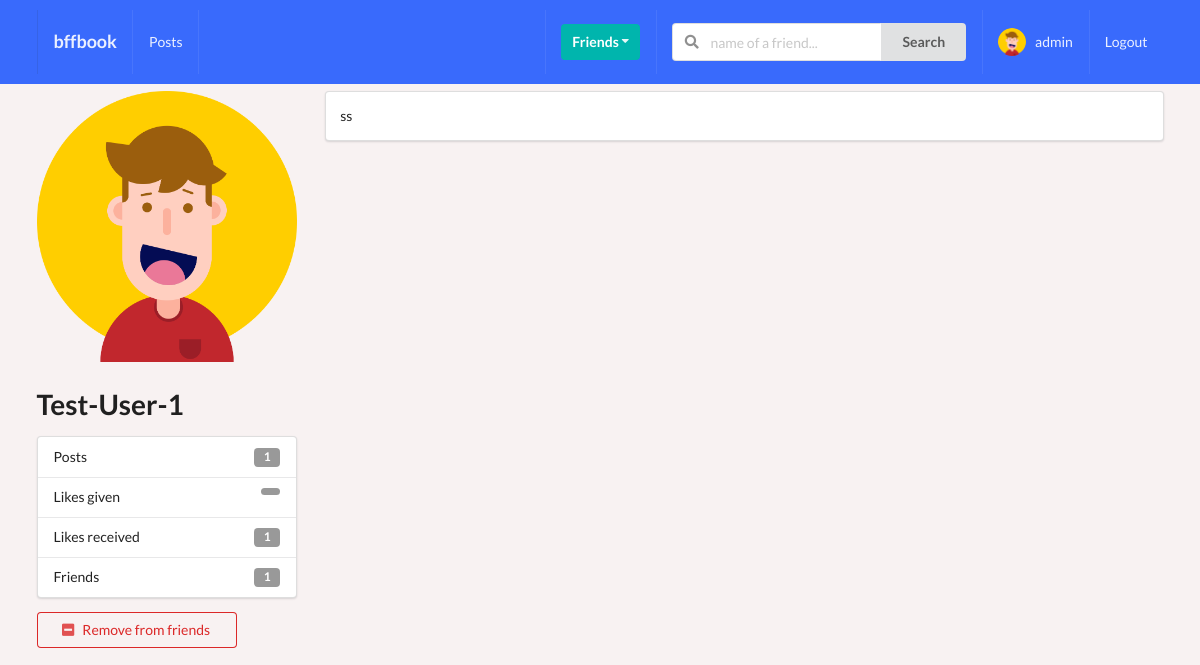
The app's page /profiles/Test-User-1/ (signed in) with its own data.
### profiles/models.py (models this page shows, shortened)
class Profile(models.Model):
    first_name = models.CharField(max_length=200, blank=True)
    last_name = models.CharField(max_length=200, blank=True)
    user = models.OneToOneField(User, on_delete=models.CASCADE)
    bio = models.TextField(default="no bio..", max_length=300)
    email = models.EmailField(max_length=200, blank=True)
    country = models.CharField(max_length=200, blank=True)
    avatar = models.ImageField(default="avatar.png", upload_to="avatars/")
    friends = models.ManyToManyField(User, blank=True, related_name="frinends")
    slug = models.SlugField(unique=True, blank=True)
    updated = models.DateTimeField(auto_now=True)
    created = models.DateTimeField(auto_now_add=True)
    objects = ProfileManager()
    def get_friends_number(self):
        return self.friends.all().count()
    def get_posts_number(self):
        return self.posts.all().count()
    def get_all_authors_posts(self):
        return self.posts.all
    def get_likes_recieved_number(self):
        posts = self.posts.all()
        total_liked = 0
        for item in posts:
            total_liked += item.likes.all().count()
        return total_liked
    __initial_first_name = None
    __initial_last_name = None
    def __init__(self, *args, **kwargs):
        super().__init__(*args, **kwargs)
        self.__initial_first_name = self.first_name
        self.__initial_last_name = self.last_name

### posts/models.py (models this page shows, shortened)
class Post(models.Model):
    content = models.TextField()
    image = models.ImageField(upload_to="posts", validators=[FileExtensionValidator(["png", "jpg", "jpeg"])],  blank=True)
    likes = models.ManyToManyField(Profile, blank=True, related_name="likes")
    updated = models.DateTimeField(auto_now=True)
    created = models.DateTimeField(auto_now_add=True)
    author = models.ForeignKey(Profile, on_delete=models.CASCADE, related_name="posts")
    class Meta:
        ordering = ("-created",)

### profiles/views.py (the view)
# urls.py: path("<slug>/", ProfilesDetail.as_view(), name="profiles-detail"),
class ProfilesDetail(LoginRequiredMixin, DetailView):
    model = profile
    template_name = "profiles/profiles-detail.html"
    def get_object(self, slug=None):
        slug = self.kwargs.get("slug")
        profile = Profile.objects.get(slug=slug)
        return profile
    def get_context_data(self, **kwargs):
        context = super().get_context_data(**kwargs)
        user = User.objects.get(username__iexact=self.request.user)
        profile = Profile.objects.get(user=user)
        relationship_reciever = Relationship.objects.filter(sender=profile)
        relationship_sender = Relationship.objects.filter(receiver=profile)
        receivers = []
        senders = []
        for item in relationship_reciever:
            receivers.append(item.receiver.user)
        for item in relationship_sender:
            senders.append(item.sender.user)
        context["receivers"] = receivers
        context["senders"] = senders
        context['posts'] = self.get_object().get_all_authors_posts()
        return context

### profiles/context_processors.py (called while the page is built)
def profile_picture(request):
    if request.user.is_authenticated:
        profile_obj = Profile.objects.get(user=request.user)
        avatar = profile_obj.avatar
        return {'avatar':avatar}
    return {}

def invatations_received_number(request):
    if request.user.is_authenticated:
        profile_obj = Profile.objects.get(user=request.user)
        queryset_count = Relationship.objects.invitations_receive(profile_obj).count()
        return {'invites_number':queryset_count}
    return {}

### profiles/models.py (called while the page is built)
    def invitations_receive(self, receiver):
        queryset = Relationship.objects.filter(receiver=receiver, status="send")
        return queryset

### profiles/templates/profiles/profiles-detail.html (shortened to what this page needs)
{% extends 'base.html' %}
{% block content %}
<div class="ui grid">
    <br>
    <div class="row">
        <div class="four wide column">
            <img class="ui medium rounded image" src={{object.avatar.url}}>
            <h1>{{object.user}}</h1>
            <div class="ui vertical fluid menu">
                <div class="item">
                    Posts
                    <div class="ui label">{{ object.get_posts_number }}</div>
                </div>
                <div class="item">
                    Likes given
                    <div class="ui label">{{ object.get_likes_given_number }}</div>
                </div>
                <div class="item">
                    Likes received
                    <div class="ui label">{{ object.get_likes_recieved_number }}</div>
                </div>
                <div class="item">
                    Friends
                    <div class="ui label">{{ object.get_friends_number }}</div>
                </div>
            </div>
            {% if request.user in object.friends.all %}
                <form action="{% url 'profiles:remove-friend' %}" method="POST">
                    <button type="submit" class="ui negative basic button mb-5 w-big"><i class="minus square icon"></i>Remove from friends</button>
                </form>
            {% endif %}
        </div>
        <div class="twelve wide column">
                {% for post in posts %}
                    <div class="segment ui fluid">
                        {{post.content}}
                    </div>
                {% endfor %}
        </div>
    </div>
</div>
{% endblock content %}

### home/templates/home/navbar.html (shortened to what this page needs)
{% url "home:home" as path_to_home %}
{% url "posts:post" as path_to_posts %}
{% url "profiles:my-profile" as path_to_my_profile %}
<div class="ui inverted menu navbar mb-7">
    <div class="ui container">
      <a href="{{path_to_home}}" class="{% if request.path == path_to_home %}active{% endif %} item">
          <h3>bffbook</h3>
      </a>
      {% if request.user.is_authenticated %}
      <a href="{{path_to_posts}}" class="{% if request.path == path_to_posts %}active{% endif %} item">
          Posts
      </a>
      {% endif %}
      <div class="right menu">
          {% if request.user.is_authenticated %}
          <div class="item">
              <div class="ui floating dropdown icon button teal"> Friends
                  <i class="dropdown icon"></i>
               </div>
          </div>
               <div class="item">
                <form action="" method="GET">
                  <div class="ui action left icon input">
                  <input class="prompt" type="text" name='q' placeholder="name of a friend...">
                  <button type='submit' class="ui button">Search</button>
                  </div>
              </form>
              </div>
              <a href="{{path_to_my_profile}}" class="{% if request.path == path_to_my_profile %}active{% endif %} item">
                  <img src={{avatar.url}} class="ui avatar image" alt="avatar">&nbsp;
                   {{ request.user }}
              </a>
              <a href="" class="ui item">
                  Logout
              </a>
          {% else %}
          <a href="" class="ui item">
                  Login
              </a>
          {% endif %}
      </div>
    </div>
  </div>

### static/css/style.css (style rules this page uses)
body { background-color: #f8f2f2 !important; }
.navbar { border-radius: 0px !important; padding: 10px 0px 10px !important; background-color: #396afc !important; }
.mb-7 { margin-bottom: 7px !important; }
.w-big { width: 200px !important; }

### records on screen
Profile: avatar (placeholder picture), user "Test-User-1", get_posts_number "1", get_likes_recieved_number "1", get_friends_number "1"
Post: content "ss"

### other values on screen
{{ request.user }} "admin"
